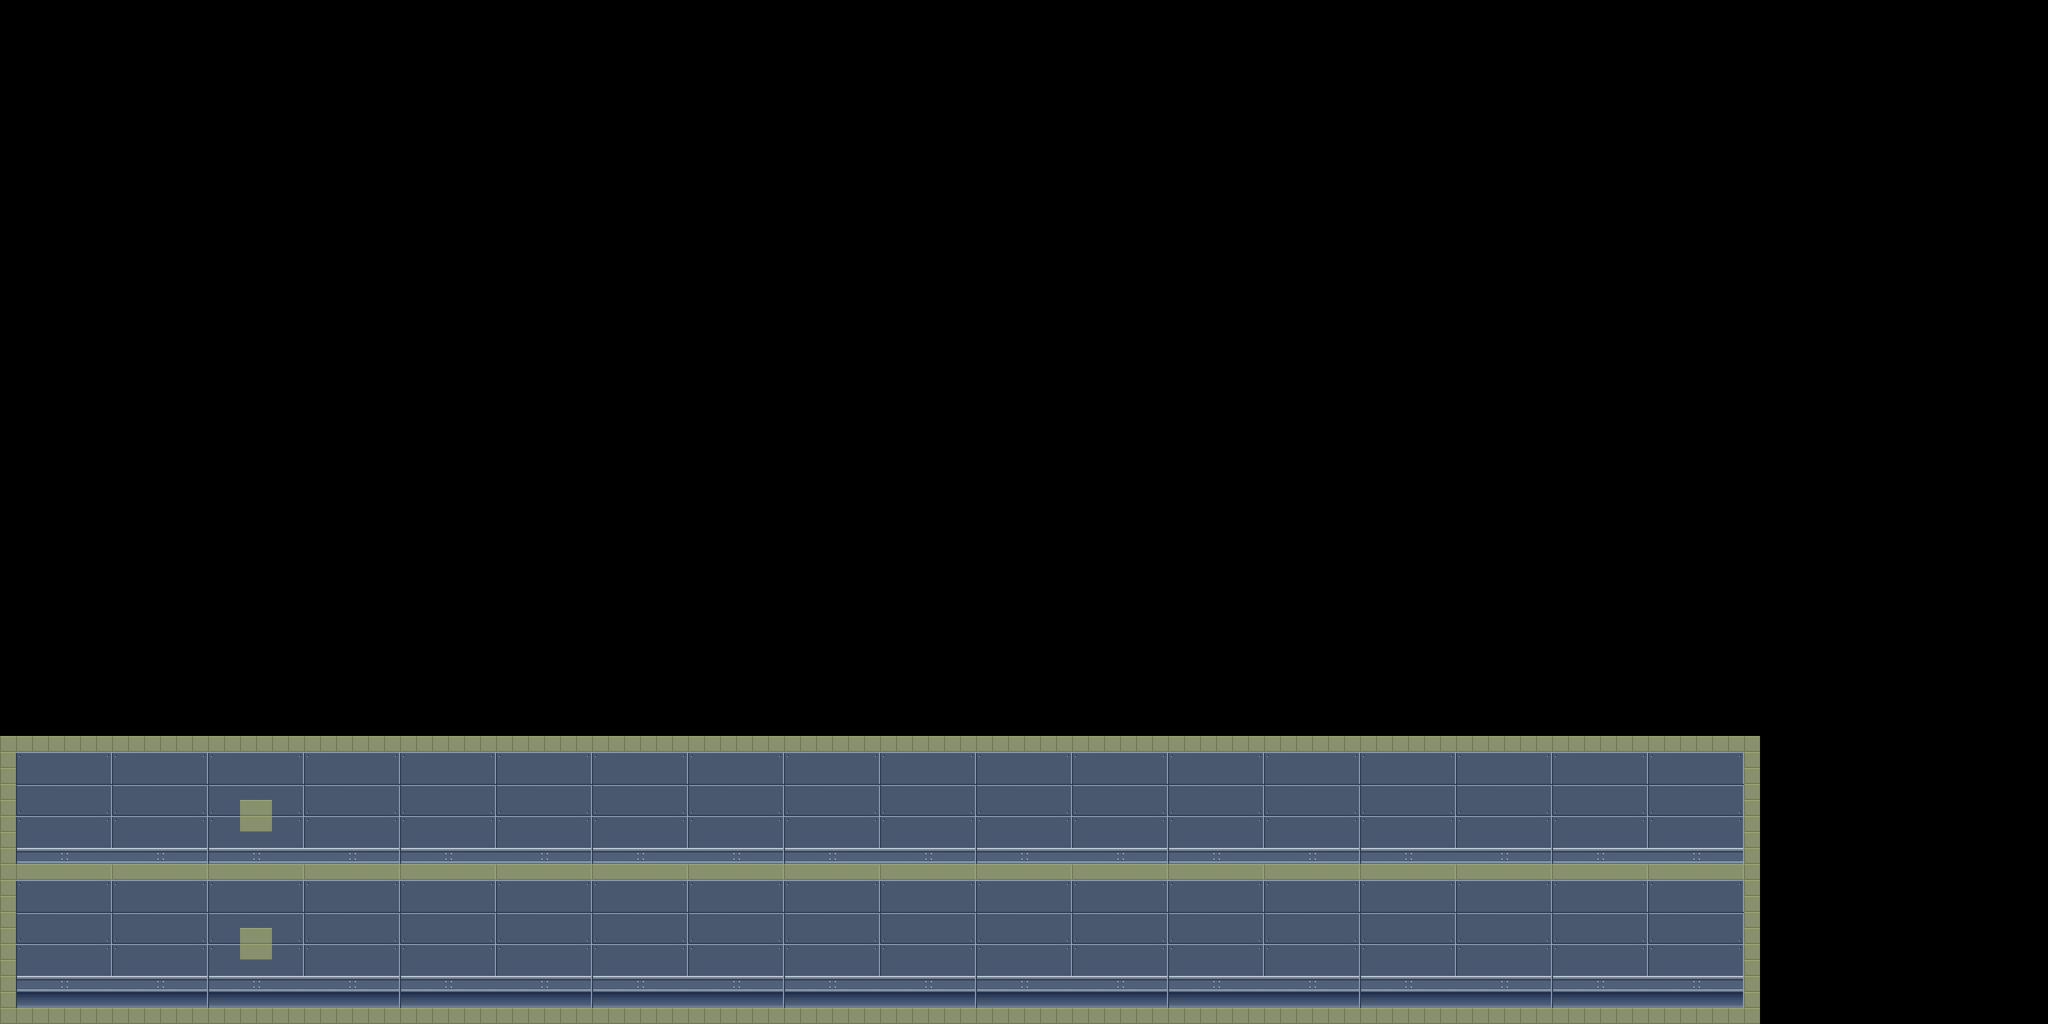

A level layout from a 2D game, rendered from its tile map. Below: a short description, then the map file with tile-grid data replaced by summaries:
An orthogonal 128x64 tile map with 32x32 px tiles, 1 tile layer (background_tiles) and 5 objects.

<map version="1.0" orientation="orthogonal" renderorder="right-down" width="128" height="64" tilewidth="32" tileheight="32" nextobjectid="17">
 <tileset firstgid="1" name="Background" tilewidth="32" tileheight="32" tilecount="96" columns="12">
  <image source="Safety_Santa_Background.png" width="384" height="256" />
 </tileset>
 <layer name="background_tiles" width="128" height="64">
  <data>[8192 cells, 1980 non-empty, 84 distinct tile ids]</data>
 </layer>
 <objectgroup name="wall_objects">
  <object id="4" x="3488" y="1504" width="33" height="511" />
  <object id="5" x="0" y="1504" width="32" height="481" />
 </objectgroup>
 <objectgroup name="stairway_down">
  <object id="10" x="480" y="1600" width="64" height="64" />
 </objectgroup>
 <objectgroup name="stairway_up">
  <object id="13" x="480" y="1856" width="64" height="64" />
 </objectgroup>
 <objectgroup name="enemy_spawnPoints">
  <object id="15" x="768" y="1920" width="32" height="32" />
 </objectgroup>
</map>